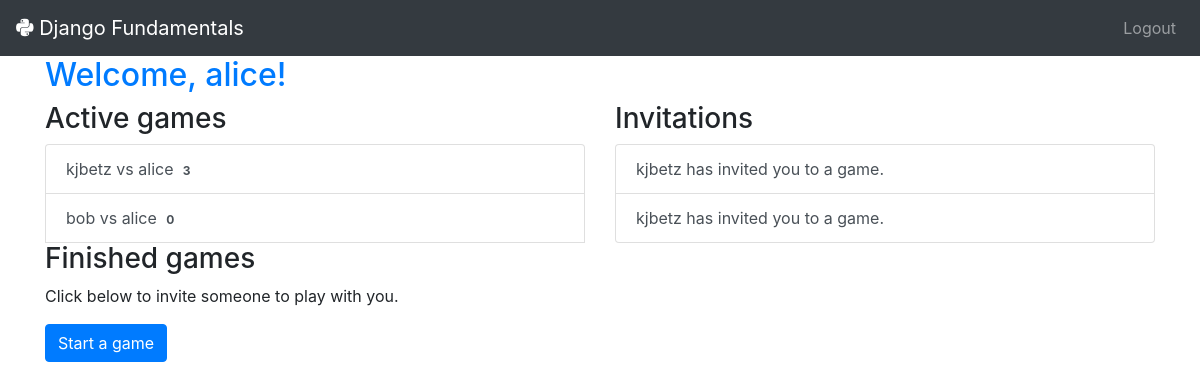
The app's page /player/home (signed in) with its own data.
### gameplay/models.py (models this page shows, shortened)
@python_2_unicode_compatible
class Game(models.Model):
    first_player = models.ForeignKey(
        User, on_delete=models.DO_NOTHING, related_name="games_first_player")
    second_player = models.ForeignKey(
        User, on_delete=models.DO_NOTHING, related_name="games_second_player")
    start_time = models.DateTimeField(auto_now_add=True)
    last_active = models.DateTimeField(auto_now=True)
    status = models.CharField(
        max_length=1, default='F', choices=GAME_STATUS_CHOICES)
    objects = GamesQuerySet.as_manager()
    def get_absolute_url(self):
        return reverse('gameplay_detail', args=[self.id])
    def __str__(self):
        return "{0} vs {1}".format(self.first_player, self.second_player)

### player/models.py (models this page shows)
class Invitation(models.Model):
    from_user = models.ForeignKey(
        User, on_delete=models.CASCADE, related_name="invitations_sent")
    to_user = models.ForeignKey(
        User, on_delete=models.CASCADE,
        related_name="invitations_received",
        verbose_name="User to invite",
        help_text="Please select the user you want to play a game with.",)
    message = models.CharField(max_length=300, blank=True, verbose_name="Optional message",
                               help_text="It's always nice to add a friendly message!")
    timestamp = models.DateTimeField(auto_now_add=True)

### player/views.py (the view)
# urls.py: path('home', home, name="player_home"),
@login_required
def home(request):
    my_games = Game.objects.games_for_user(request.user)
    active_games = my_games.active()
    finished_games = my_games.difference(active_games)
    invitations = request.user.invitations_received.all()
    return render(request, "player/home.html", {'active_games': active_games, 'finished_games': finished_games, 'invitations': invitations})

### gameplay/models.py (called while the page is built)
    def games_for_user(self, user):
        return self.filter(
            Q(first_player=user) | Q(second_player=user)
        )

    def active(self):
        return self.filter(
            Q(status='F') | Q(status='S')
        )

### templates/player/home.html (shortened to what this page needs)
{% extends "base.html" %}
{% block content %}
  <h2 class="text-primary">Welcome, {{ user.username }}!</h2>
  <div class="row">
    <div class="col-md-6">
      <h3>Active games</h3>
      {% include "player/games_list_snippet.html" with games_list=active_games %}
      <h3>Finished games</h3>
      <p>Click below to invite someone to play with you.</p>
      <p><a class="btn btn-primary" href="{% url 'player_new_invitation' %}">Start a game</a></p>
    </div>
    <div class="col-md-6">
      <h3>Invitations</h3>
    {% if invitations %}
      <div class="list-group">
      {% for invitation in invitations %}
        <a class="list-group-item list-group-item-action" href="{% url 'player_accept_invitation' id=invitation.id %}">{{ invitation.from_user.username }} has invited you to a game.</a>
      {% endfor %}
      </div>
    {% else %}
      <p>You have no invitations.</p>
    {% endif %}
    </div>
  </div>
{% endblock %}

### templates/player/games_list_snippet.html (shortened to what this page needs)
{% if games_list %}
  <ul class="list-group">
  {% for game in games_list %}
    <a class="list-group-item list-group-item-action" href="{{ game.get_absolute_url }}">
      {{ game }}
        <span class="badge">{{ game.move_set.count }}</span>
    <a>
  {% endfor %}
  </ul>
{% endif %}

### records on screen
Game: first_player+second_player "kjbetz vs alice", move_set.count "3"
Game: first_player+second_player "bob vs alice", move_set.count "0"
Invitation: from_user.username "kjbetz"
Invitation: from_user.username "kjbetz"

### other values on screen
{{ user.username }} "alice"
